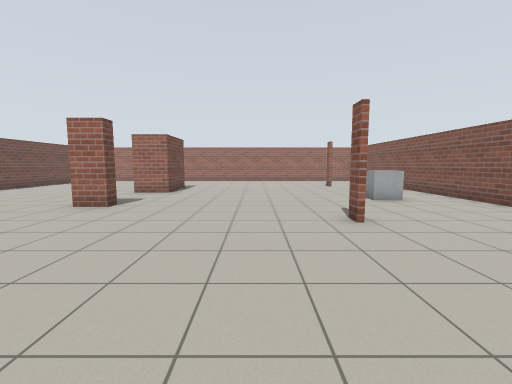
View 1 (above)

12 first-person views from a walk through a Gazebo world. The camera is 1.2 m above the floor, tilts 6° down and sees 90° across. The floor is counted in squares, 1 m on a side. Each view is taken from the middle of a square. On the plan, view 1 faces up. The plan holds only what a view shows up to about 12 squares ahead; the rest is blank.

View 2
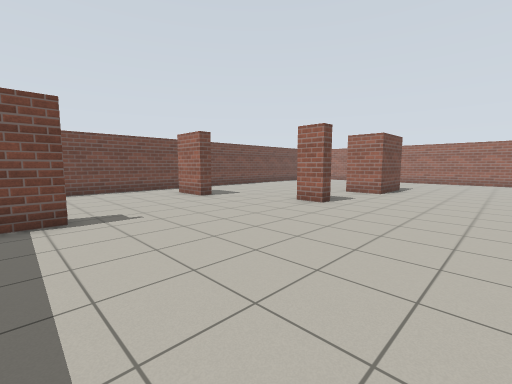

View 3
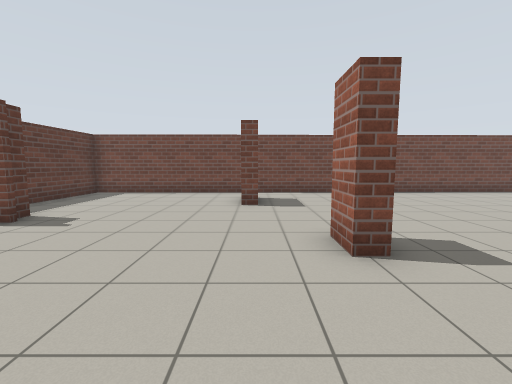

View 4
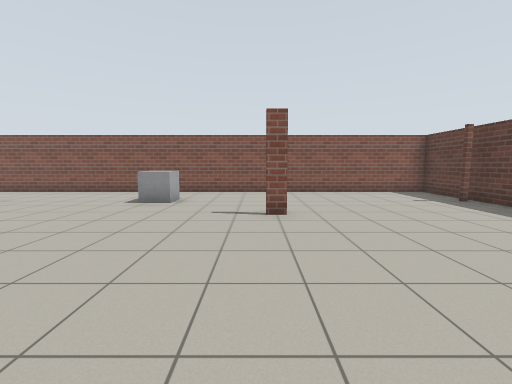

View 5
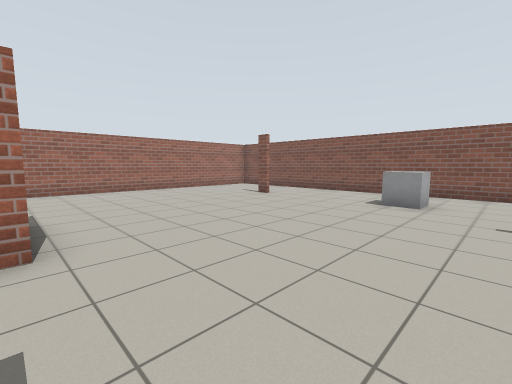

View 6
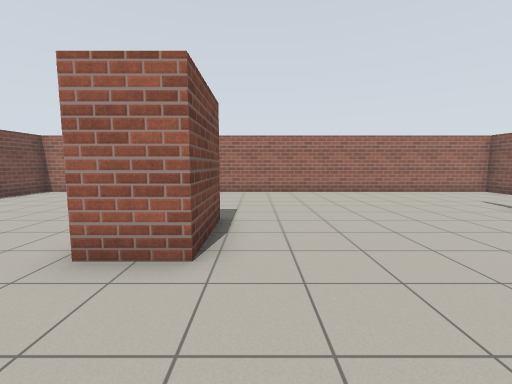

View 7
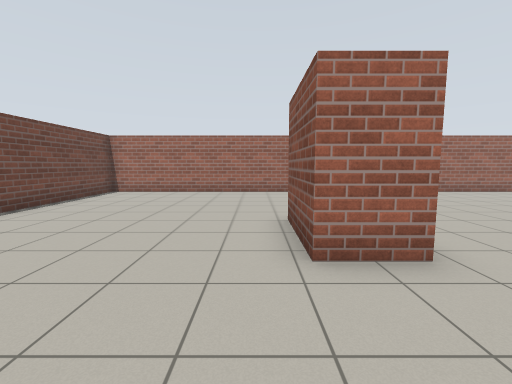

View 8
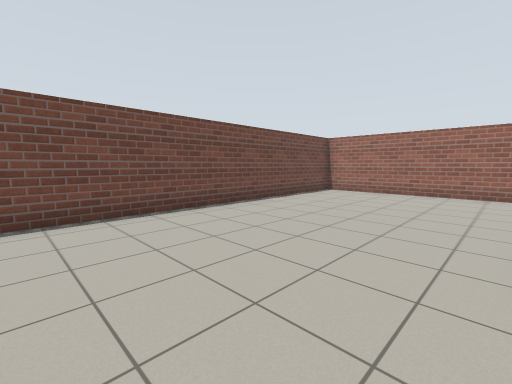

View 9
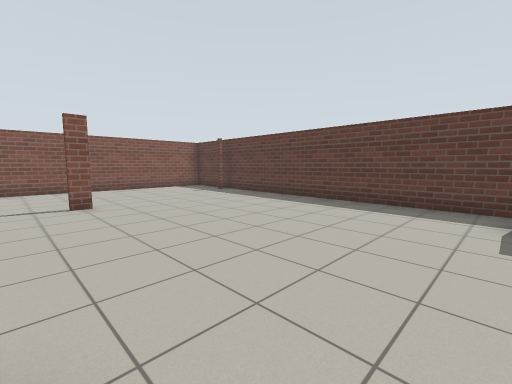

View 10
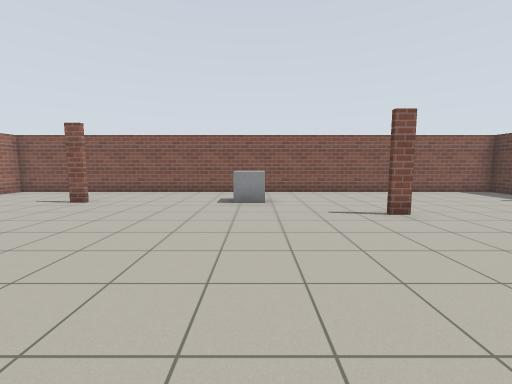

View 11
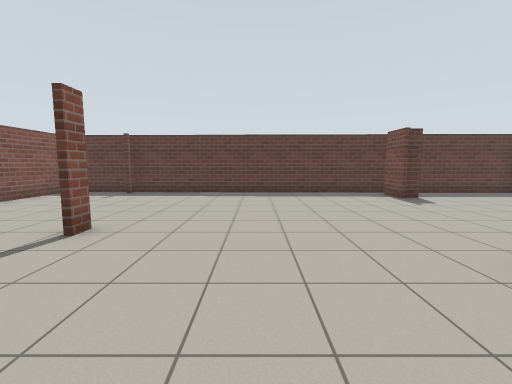

View 12
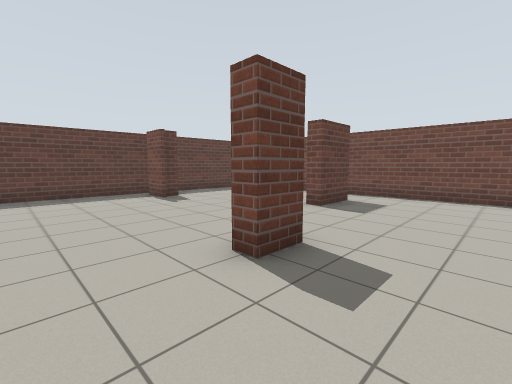

### Floor plan
Points are (right, up) in squares from view 1. A wall is a line through its corners. A room is listed if a view was taken in it or the views show most of it. See-through windows are left out.
Room 1 (views 1, 2, 3, 4, 5, 6, 7, 8, 9, 10, 11, 12)
walls: (-3.8, 13.6) (-3.8, 11.1) (-5.3, 11.1) (-5.3, 13.6); (-5.4, 7.8) (-4.3, 7.8) (-4.3, 7.3) (-5.4, 7.3); (2.1, 5.1) (2.1, 5.9); (4.1, 14.4) (4.1, 15); (-10.5, 6.1) (-8.6, 6.1) (-8.6, 5.6) (-10.4, 5.6); (-6.2, 1) (-6.2, -0.4); (-7, 0.7) (-6.5, 0.7); (7.4, 19.5) (-12.5, 19.5) (-12.1, -0.9) (7.4, -1.4) (7.4, 19.5)
objects: grey box (4, 9) to (5, 9)

Where each view was taken, in squares from view 1:
view 1: 0 up, 0 right, facing up
view 2: 0 up, 0 right, facing up-left
view 3: 6 up, 1 left, facing left
view 4: 6 up, 4 left, facing right
view 5: 7 up, 4 left, facing up-right
view 6: 8 up, 3 left, facing up
view 7: 8 up, 6 left, facing up
view 8: 8 up, 6 left, facing up-left
view 9: 7 up, 6 left, facing down-right
view 10: 9 up, 4 left, facing right
view 11: 10 up, 1 left, facing down
view 12: 10 up, 2 left, facing down-left
